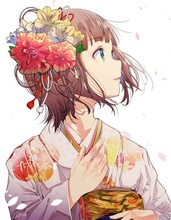
%> input picture 4-4/212121.jpg, 171 x 220 px, shrunk from 600 x 774 before the run
$ octave 4-4.m   (GNU Octave 9; MATLAB toolbox functions it lacks are replaced by stand-ins)
%> lines starting %> are read from the running program, lines starting %| are printed output that depends on the picture; in (x1, y1, x2, y2) boxes, pixels count from 0 and x2, y2 are one past the last pixel; in counts of white or black regions, pixels touching at a corner belong together; the program's own positions count from 1
I1=imread('212121.jpg');
%> I1 is the input picture: size 220x171x3 uint8; mean R, G, B 217.4, 189.7, 182.2
I=rgb2gray(I1);
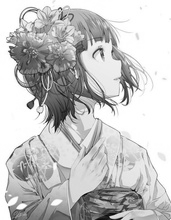
%> I: size 220x171 uint8; min 5, max 255, mean 197.1
imshow(I);
I=double(I);
%> I: size 220x171 double
[M,N]=size(I);
%> M = 220; N = 171
for k=1:8
%> this loop made 8 passes; what is shown inside it comes from the first
	figure(k);
	J=zeros(M,N);
	for i=1:M
		for j=1:N
			temp=I(i,j);;
			s1=0;
			s2=0;
			range=[k:-1:1];
			for d=range
				s1=2^(8-d)+s1;
				s2=2^(8-d+1);
				if temp>=s1&temp<s2;
					J(i,j)=255;
					break;
				end
			end
		end
	end
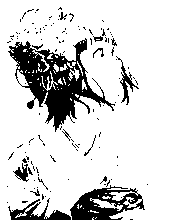
%> J: size 220x171 double; 83.1% white; 126 black regions (112 under 20 px), largest, box (x1, y1, x2, y2) and area: (8, 38, 115, 132) 3527, (70, 185, 145, 220) 1320, (8, 198, 71, 220) 508
	J=uint8(J);
figure;
imshow(J);
end

$ run again, with 4-4/fg1.png saved as 4-4/212121.jpg
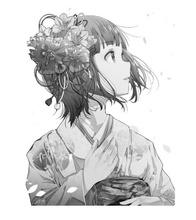
%> input picture 4-4/fg1.png, 196 x 220 px, shrunk from 765 x 860 before the run
%> I1 is the input picture: size 220x196x3 uint8; min 0, max 255, mean 214.2
%> after the loop `for i=1:M`:
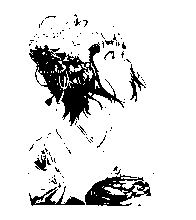
%> J: size 220x196 double; 88.1% white; 111 black regions (102 under 20 px), largest, box (x1, y1, x2, y2) and area: (29, 42, 124, 126) 2900, (85, 174, 151, 206) 1073, (29, 186, 85, 206) 372
